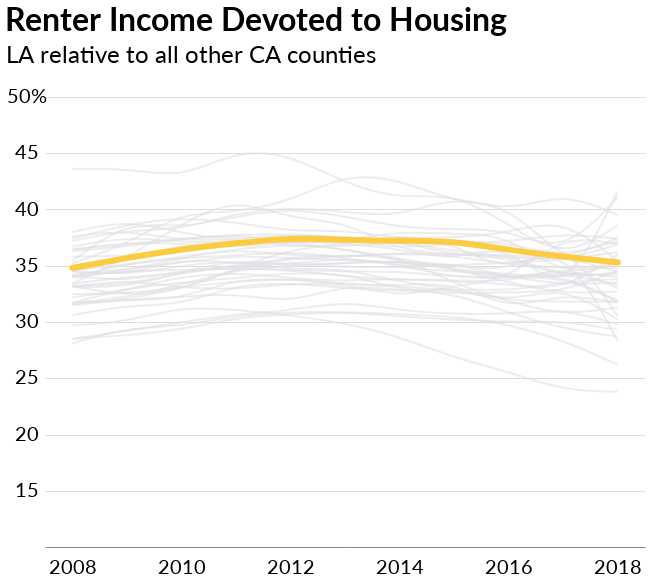

This figure's notebook cell:
### Code cell
rent_per_inc

### Figure 1 — Vega-Lite specification as saved in the notebook (floating-point values rounded to 4 significant figures; data arrays with more than 128 entries replaced by an {"elided": "..."} marker saying what was removed)
{"width": 600, "height": 450, "background": "white", "config": {"title": {"fontSize": 32, "anchor": "start", "font": "Lato", "offset": 5}, "axisX": {"grid": false, "labelFont": "Lato", "labelFontSize": 14, "labelAngle": 0, "labelPadding": 10, "ticks": false, "tickSize": 5, "title": null, "titleFont": "Lato", "titleFontSize": 14, "titleFontWeight": "normal", "titleY": 30, "titleX": 280}, "axisY": {"grid": true, "gridOpacity": 1, "labelFont": "Lato", "labelFontSize": 14, "labelLimit": 100, "labelAlign": "left", "labelPadding": 20, "ticks": false, "title": null, "titleFont": "Lato", "titleFontWeight": "normal", "titleFontSize": 14, "titleAlign": "left", "titleAngle": 0, "titleY": -20, "titleX": -20, "domainWidth": 0}, "view": {"strokeOpacity": 0}}, "layer": [{"data": {"name": "data-7923e4a43b1d49da861d3743ebedb5d8"}, "mark": {"type": "line", "interpolate": "basis", "opacity": 0.6}, "encoding": {"color": {"type": "ordinal", "field": "FIPS", "legend": null, "scale": {"range": ["#e0e0e5"]}}, "x": {"type": "ordinal", "axis": {"labelFontSize": 20, "values": [2008, 2010, 2012, 2014, 2016, 2018]}, "field": "Year"}, "y": {"type": "quantitative", "axis": {"format": "%", "labelFontSize": 20, "labelOpacity": 0, "labelPadding": 40, "titleFontSize": 24, "titleX": -40, "titleY": -30, "values": [0.15, 0.2, 0.25, 0.3, 0.35, 0.4, 0.45, 0.5]}, "field": "Rent_Share_Inc_dec", "scale": {"domain": [0.1, 0.5]}, "title": "LA relative to all other CA counties"}}, "title": "Renter Income Devoted to Housing"}, {"data": {"name": "data-7c135823c8eec92d921cfb5f429af26f"}, "mark": {"type": "line", "color": "#fbcb42", "interpolate": "basis", "size": 6, "strokeCap": "round"}, "encoding": {"x": {"type": "ordinal", "axis": {"labelFontSize": 18, "values": [2008, 2010, 2012, 2014, 2016, 2018]}, "field": "Year"}, "y": {"type": "quantitative", "axis": {"format": "%", "values": [0.15, 0.2, 0.25, 0.3, 0.35, 0.4, 0.45, 0.5]}, "field": "Rent_Share_Inc_dec", "scale": {"domain": [0.1, 0.5]}}}}, {"data": {"name": "data-cb4af0380927ff6c015f0afa72581348"}, "mark": {"type": "text", "dx": -45, "dy": 0, "font": "lato", "fontSize": 20}, "encoding": {"text": {"type": "nominal", "field": "text"}, "x": {"type": "ordinal", "field": "x"}, "y": {"type": "quantitative", "field": "y"}}}], "$schema": "https://vega.github.io/schema/vega-lite/v4.0.0.json", "datasets": {"data-7923e4a43b1d49da861d3743ebedb5d8": {"elided": "429 records"}, "data-7c135823c8eec92d921cfb5f429af26f": [{"Year": 2008, "FIPS": 6037, "County": "Los Angeles County, California", "Owners30": 45.8, "Renters30": 54.2, "Med_Mort": 2001.0, "Med_Rent": 1117.0, "Med_Mort_Inc": 6776.0, "Med_Rent_Inc": 3212.0, "Owned_Units": 1552000.0, "Rented_Units": 1666000.0, "Mort_Rent_Diff": -884.0, "Rent_Mort_Diff": 884.0, "Rent_Mort_Diff_div_Rent": 79.14, "MR_Diff_Per_Rent_Inc": -27.52, "RM_Diff_Per_Mort_Inc": 13.05, "Mort_Less30": 54.2, "Rent_Less30": 45.8, "Total_Units": 3218000.0, "Owned_Units_Per_dec": 0.482, "Owned_Units_Per_whole": 48.2, "Rent_Units_Per_dec": 0.518, "Rent_Units_Per_whole": 51.8, "Mort_Share_Inc_dec": 0.295, "Mort_Share_Inc_whole": 29.5, "Rent_Share_Inc_dec": 0.348, "Rent_Share_Inc_whole": 34.8}, {"Year": 2009, "FIPS": 6037, "County": "Los Angeles County, California", "Owners30": 45.6, "Renters30": 55.0, "Med_Mort": 2032.0, "Med_Rent": 1161.0, "Med_Mort_Inc": 6931.0, "Med_Rent_Inc": 3250.0, "Owned_Units": 1540000.0, "Rented_Units": 1679000.0, "Mort_Rent_Diff": -871.0, "Rent_Mort_Diff": 871.0, "Rent_Mort_Diff_div_Rent": 75.02, "MR_Diff_Per_Rent_Inc": -26.8, "RM_Diff_Per_Mort_Inc": 12.57, "Mort_Less30": 54.4, "Rent_Less30": 45.0, "Total_Units": 3219000.0, "Owned_Units_Per_dec": 0.478, "Owned_Units_Per_whole": 47.8, "Rent_Units_Per_dec": 0.522, "Rent_Units_Per_whole": 52.2, "Mort_Share_Inc_dec": 0.293, "Mort_Share_Inc_whole": 29.3, "Rent_Share_Inc_dec": 0.357, "Rent_Share_Inc_whole": 35.7}, {"Year": 2010, "FIPS": 6037, "County": "Los Angeles County, California", "Owners30": 44.9, "Renters30": 55.8, "Med_Mort": 2020.0, "Med_Rent": 1187.0, "Med_Mort_Inc": 6954.0, "Med_Rent_Inc": 3255.0, "Owned_Units": 1523000.0, "Rented_Units": 1695000.0, "Mort_Rent_Diff": -833.0, "Rent_Mort_Diff": 833.0, "Rent_Mort_Diff_div_Rent": 70.18, "MR_Diff_Per_Rent_Inc": -25.59, "RM_Diff_Per_Mort_Inc": 11.98, "Mort_Less30": 55.1, "Rent_Less30": 44.2, "Total_Units": 3219000.0, "Owned_Units_Per_dec": 0.473, "Owned_Units_Per_whole": 47.3, "Rent_Units_Per_dec": 0.527, "Rent_Units_Per_whole": 52.7, "Mort_Share_Inc_dec": 0.29, "Mort_Share_Inc_whole": 29.0, "Rent_Share_Inc_dec": 0.365, "Rent_Share_Inc_whole": 36.5}, {"Year": 2011, "FIPS": 6037, "County": "Los Angeles County, California", "Owners30": 43.4, "Renters30": 56.4, "Med_Mort": 1962.0, "Med_Rent": 1204.0, "Med_Mort_Inc": 6954.0, "Med_Rent_Inc": 3251.0, "Owned_Units": 1515000.0, "Rented_Units": 1715000.0, "Mort_Rent_Diff": -758.0, "Rent_Mort_Diff": 758.0, "Rent_Mort_Diff_div_Rent": 62.96, "MR_Diff_Per_Rent_Inc": -23.32, "RM_Diff_Per_Mort_Inc": 10.9, "Mort_Less30": 56.6, "Rent_Less30": 43.6, "Total_Units": 3230000.0, "Owned_Units_Per_dec": 0.469, "Owned_Units_Per_whole": 46.9, "Rent_Units_Per_dec": 0.531, "Rent_Units_Per_whole": 53.1, "Mort_Share_Inc_dec": 0.282, "Mort_Share_Inc_whole": 28.2, "Rent_Share_Inc_dec": 0.37, "Rent_Share_Inc_whole": 37.0}, {"Year": 2012, "FIPS": 6037, "County": "Los Angeles County, California", "Owners30": 41.7, "Renters30": 57.0, "Med_Mort": 1911.0, "Med_Rent": 1221.0, "Med_Mort_Inc": 6989.0, "Med_Rent_Inc": 3257.0, "Owned_Units": 1504000.0, "Rented_Units": 1738000.0, "Mort_Rent_Diff": -690.0, "Rent_Mort_Diff": 690.0, "Rent_Mort_Diff_div_Rent": 56.51, "MR_Diff_Per_Rent_Inc": -21.19, "RM_Diff_Per_Mort_Inc": 9.873, "Mort_Less30": 58.3, "Rent_Less30": 43.0, "Total_Units": 3242000.0, "Owned_Units_Per_dec": 0.464, "Owned_Units_Per_whole": 46.4, "Rent_Units_Per_dec": 0.536, "Rent_Units_Per_whole": 53.6, "Mort_Share_Inc_dec": 0.273, "Mort_Share_Inc_whole": 27.3, "Rent_Share_Inc_dec": 0.375, "Rent_Share_Inc_whole": 37.5}, {"Year": 2013, "FIPS": 6037, "County": "Los Angeles County, California", "Owners30": 39.8, "Renters30": 56.8, "Med_Mort": 1864.0, "Med_Rent": 1231.0, "Med_Mort_Inc": 7032.0, "Med_Rent_Inc": 3296.0, "Owned_Units": 1500000.0, "Rented_Units": 1763000.0, "Mort_Rent_Diff": -633.0, "Rent_Mort_Diff": 633.0, "Rent_Mort_Diff_div_Rent": 51.42, "MR_Diff_Per_Rent_Inc": -19.21, "RM_Diff_Per_Mort_Inc": 9.002, "Mort_Less30": 60.2, "Rent_Less30": 43.2, "Total_Units": 3263000.0, "Owned_Units_Per_dec": 0.46, "Owned_Units_Per_whole": 46.0, "Rent_Units_Per_dec": 0.54, "Rent_Units_Per_whole": 54.0, "Mort_Share_Inc_dec": 0.265, "Mort_Share_Inc_whole": 26.5, "Rent_Share_Inc_dec": 0.373, "Rent_Share_Inc_whole": 37.3}, {"Year": 2014, "FIPS": 6037, "County": "Los Angeles County, California", "Owners30": 38.1, "Renters30": 56.5, "Med_Mort": 1861.0, "Med_Rent": 1264.0, "Med_Mort_Inc": 7238.0, "Med_Rent_Inc": 3399.0, "Owned_Units": 1500000.0, "Rented_Units": 1782000.0, "Mort_Rent_Diff": -597.0, "Rent_Mort_Diff": 597.0, "Rent_Mort_Diff_div_Rent": 47.23, "MR_Diff_Per_Rent_Inc": -17.56, "RM_Diff_Per_Mort_Inc": 8.248, "Mort_Less30": 61.9, "Rent_Less30": 43.5, "Total_Units": 3282000.0, "Owned_Units_Per_dec": 0.457, "Owned_Units_Per_whole": 45.7, "Rent_Units_Per_dec": 0.543, "Rent_Units_Per_whole": 54.3, "Mort_Share_Inc_dec": 0.257, "Mort_Share_Inc_whole": 25.7, "Rent_Share_Inc_dec": 0.372, "Rent_Share_Inc_whole": 37.2}, {"Year": 2015, "FIPS": 6037, "County": "Los Angeles County, California", "Owners30": 36.7, "Renters30": 56.1, "Med_Mort": 1889.0, "Med_Rent": 1322.0, "Med_Mort_Inc": 7564.0, "Med_Rent_Inc": 3554.0, "Owned_Units": 1512000.0, "Rented_Units": 1783000.0, "Mort_Rent_Diff": -567.0, "Rent_Mort_Diff": 567.0, "Rent_Mort_Diff_div_Rent": 42.89, "MR_Diff_Per_Rent_Inc": -15.95, "RM_Diff_Per_Mort_Inc": 7.496, "Mort_Less30": 63.3, "Rent_Less30": 43.9, "Total_Units": 3295000.0, "Owned_Units_Per_dec": 0.459, "Owned_Units_Per_whole": 45.9, "Rent_Units_Per_dec": 0.541, "Rent_Units_Per_whole": 54.1, "Mort_Share_Inc_dec": 0.25, "Mort_Share_Inc_whole": 25.0, "Rent_Share_Inc_dec": 0.372, "Rent_Share_Inc_whole": 37.2}, {"Year": 2016, "FIPS": 6037, "County": "Los Angeles County, California", "Owners30": 36.0, "Renters30": 55.5, "Med_Mort": 1949.0, "Med_Rent": 1390.0, "Med_Mort_Inc": 7928.0, "Med_Rent_Inc": 3816.0, "Owned_Units": 1515000.0, "Rented_Units": 1791000.0, "Mort_Rent_Diff": -559.0, "Rent_Mort_Diff": 559.0, "Rent_Mort_Diff_div_Rent": 40.22, "MR_Diff_Per_Rent_Inc": -14.65, "RM_Diff_Per_Mort_Inc": 7.051, "Mort_Less30": 64.0, "Rent_Less30": 44.5, "Total_Units": 3306000.0, "Owned_Units_Per_dec": 0.458, "Owned_Units_Per_whole": 45.8, "Rent_Units_Per_dec": 0.542, "Rent_Units_Per_whole": 54.2, "Mort_Share_Inc_dec": 0.246, "Mort_Share_Inc_whole": 24.6, "Rent_Share_Inc_dec": 0.364, "Rent_Share_Inc_whole": 36.4}, {"Year": 2017, "FIPS": 6037, "County": "Los Angeles County, California", "Owners30": 36.0, "Renters30": 54.9, "Med_Mort": 1928.0, "Med_Rent": 1402.0, "Med_Mort_Inc": 7899.0, "Med_Rent_Inc": 3917.0, "Owned_Units": 1510000.0, "Rented_Units": 1801000.0, "Mort_Rent_Diff": -526.0, "Rent_Mort_Diff": 526.0, "Rent_Mort_Diff_div_Rent": 37.52, "MR_Diff_Per_Rent_Inc": -13.43, "RM_Diff_Per_Mort_Inc": 6.66, "Mort_Less30": 64.0, "Rent_Less30": 45.1, "Total_Units": 3311000.0, "Owned_Units_Per_dec": 0.456, "Owned_Units_Per_whole": 45.6, "Rent_Units_Per_dec": 0.544, "Rent_Units_Per_whole": 54.4, "Mort_Share_Inc_dec": 0.244, "Mort_Share_Inc_whole": 24.4, "Rent_Share_Inc_dec": 0.358, "Rent_Share_Inc_whole": 35.8}, {"Year": 2018, "FIPS": 6037, "County": "Los Angeles County, California", "Owners30": 35.7, "Renters30": 54.5, "Med_Mort": 1989.0, "Med_Rent": 1479.0, "Med_Mort_Inc": 8248.0, "Med_Rent_Inc": 4194.0, "Owned_Units": 1501000.0, "Rented_Units": 1813000.0, "Mort_Rent_Diff": -510.0, "Rent_Mort_Diff": 510.0, "Rent_Mort_Diff_div_Rent": 34.48, "MR_Diff_Per_Rent_Inc": -12.16, "RM_Diff_Per_Mort_Inc": 6.18, "Mort_Less30": 64.3, "Rent_Less30": 45.5, "Total_Units": 3314000.0, "Owned_Units_Per_dec": 0.453, "Owned_Units_Per_whole": 45.3, "Rent_Units_Per_dec": 0.547, "Rent_Units_Per_whole": 54.7, "Mort_Share_Inc_dec": 0.241, "Mort_Share_Inc_whole": 24.1, "Rent_Share_Inc_dec": 0.353, "Rent_Share_Inc_whole": 35.3}], "data-cb4af0380927ff6c015f0afa72581348": [{"x": 2008, "y": 0.15, "text": "15   "}, {"x": 2008, "y": 0.2, "text": "20   "}, {"x": 2008, "y": 0.25, "text": "25   "}, {"x": 2008, "y": 0.3, "text": "30   "}, {"x": 2008, "y": 0.35, "text": "35   "}, {"x": 2008, "y": 0.4, "text": "40   "}, {"x": 2008, "y": 0.45, "text": "45   "}, {"x": 2008, "y": 0.5, "text": "50%"}]}}
